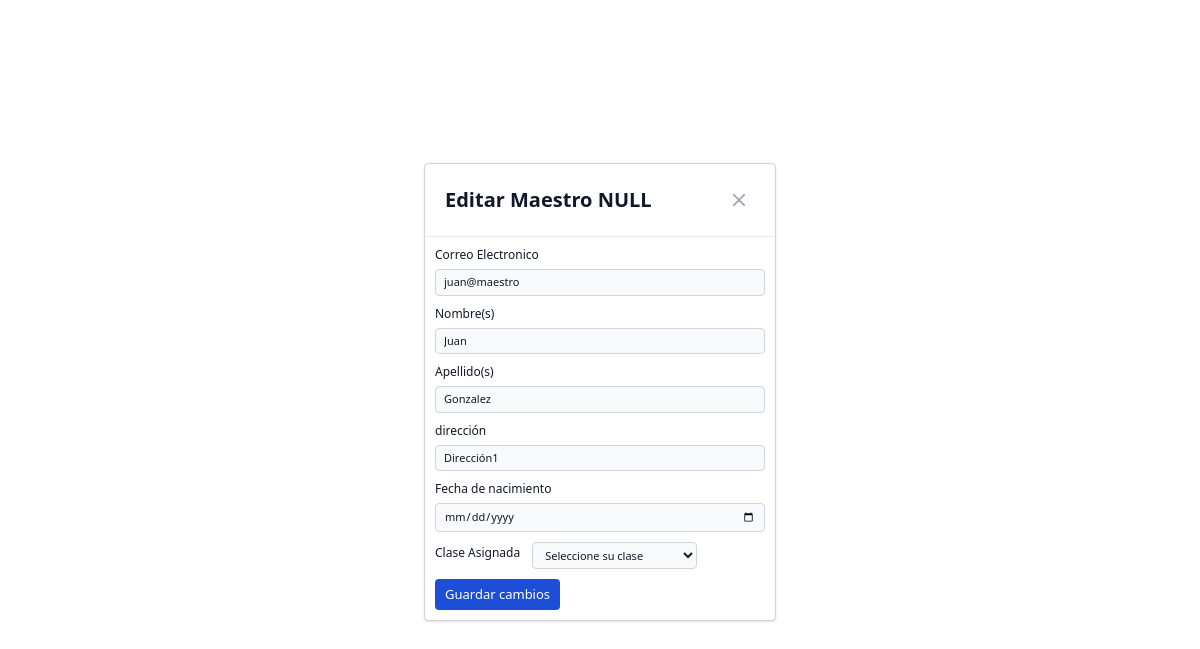
Page /maestros/edit?id=24 on the earlier database version.
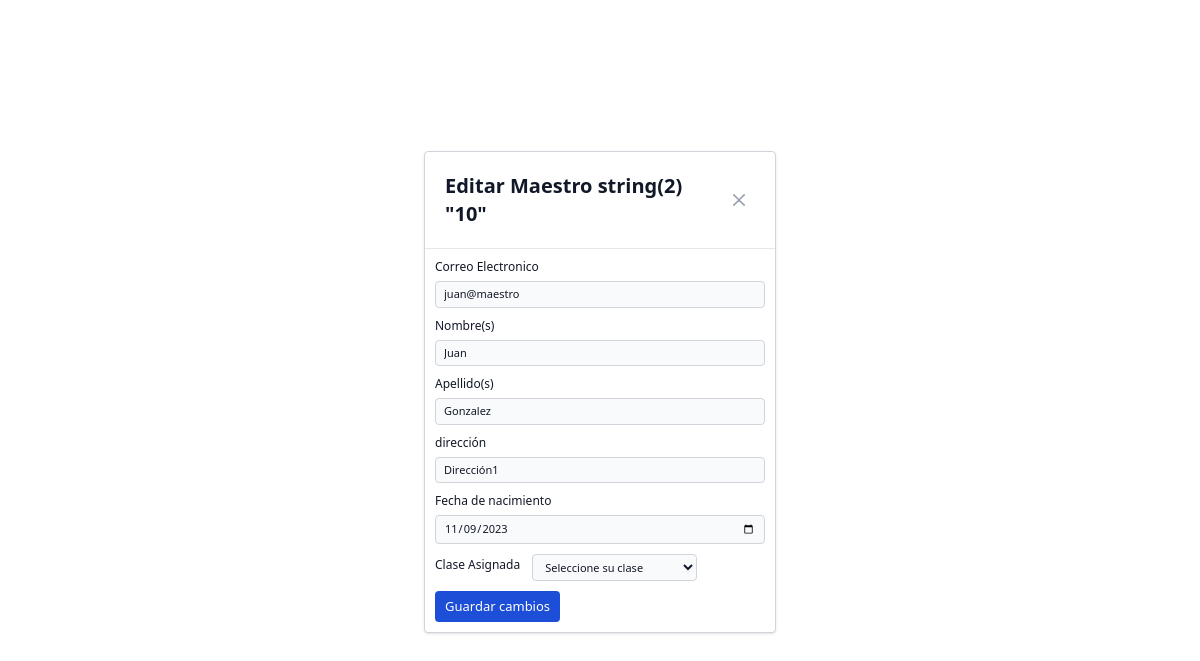
Same page on the later database version.
### tables this page shows
CREATE TABLE `usuarios` (
  `id_usuario` int(11) NOT NULL AUTO_INCREMENT,
  `nombre` varchar(100) DEFAULT NULL,
  `apellido` varchar(100) DEFAULT NULL,
  `dni` varchar(20) DEFAULT NULL,
  `fecha_nacimiento` varchar(50) DEFAULT NULL,
  `direccion` varchar(200) DEFAULT NULL,
  `correo` varchar(220) DEFAULT NULL,
  `contrasena` varchar(255) DEFAULT NULL,
  `rol_id` int(11) DEFAULT NULL,
  `clase_id` int(11) DEFAULT NULL,
  PRIMARY KEY (`id_usuario`),
  UNIQUE KEY `correo` (`correo`),
  KEY `rol_id` (`rol_id`),
  KEY `clase_id` (`clase_id`),
  CONSTRAINT `usuarios_ibfk_1` FOREIGN KEY (`rol_id`) REFERENCES `roles` (`id_rol`),
  CONSTRAINT `usuarios_ibfk_2` FOREIGN KEY (`clase_id`) REFERENCES `clases` (`id`)
);

### Controllers/admin/MaestroController.php (called while the page is built, shortened)
<?php
require_once $_SERVER["DOCUMENT_ROOT"] . "/Models/Model.php";
class MaestroController
{
    protected $model;
    public function __construct()
    {
        $this->model = new User();
    }
    public function edit($id)
    {
        $maestro = $this->model->find($id);
        include $_SERVER["DOCUMENT_ROOT"] . "/views/admin/modalEditMaestro.php";
    }
}

### config/database.php (called while the page is built)
<?php
return [
    "host" => "localhost",
    "dbname" => "university_db",
    "username" => "root",
    "password" => ""
];

### Models/Model.php (called while the page is built, shortened)
<?php
class Model
{
    private $db;
    protected $table;
    public function __construct()
    {
        $config = include($_SERVER["DOCUMENT_ROOT"] . "/config/database.php");
        try {
            $this->db = new mysqli(
                $config["host"],
                $config["username"],
                $config["password"],
                $config["dbname"]
            );
        } catch (mysqli_sql_exception $e) {
            echo "Error: " . $e->getMessage();
        }
    }
    public function find($id)
    {
        $res = $this->db->query("select * from {$this->table} where id_usuario = $id");
        $data = $res->fetch_assoc();
        return $data;
    }
}

### views/admin/modalEditMaestro.php (the view, shortened to what the changed rows need)
<!DOCTYPE html>
<html lang="en">
<head>
    <link href="/public/output.css" rel="stylesheet">
</head>
<body>
    <div class="flex overflow-y-auto overflow-x-hidden fixed top-0 right-0 left-0 z-50 justify-center items-center w-full h-[calc(100%-1rem)] max-h-full">
        <div class="relative p-4 w-full max-w-sm max-h-full">
            <div class="relative bg-white rounded shadow border border-gray-300">
                <div class="flex items-center justify-between p-4 md:p-5 border-b rounded-t">
                    <h3 class="text-xl font-semibold text-gray-900 ">
                        Editar Maestro
                                <?php
                                var_dump($_SESSION["clase_id"]);
                                ?>
                    </h3>
                    <a class="end-2.5 text-gray-400 bg-transparent hover:bg-gray-200 hover:text-gray-900 rounded-lg text-sm w-8 h-8 ms-auto inline-flex justify-center items-center" href="/maestros"><svg class="w-3 h-3" aria-hidden="true" xmlns="http://www.w3.org/2000/svg" fill="none" viewBox="0 0 14 14">
                            <path stroke="currentColor" stroke-linecap="round" stroke-linejoin="round" stroke-width="2" d="m1 1 6 6m0 0 6 6M7 7l6-6M7 7l-6 6" />
                        </svg></a>
                </div>
                <div class="p-2.5">
                    <form class="space-y-2.5" action="/maestros/update" method="post">
                        <div>
                            <label for="email" class="block mb-1.5 text-xs font-medium text-gray-900 ">Correo Electronico</label>
                            <input type="email" name="email" id="email" class="bg-gray-50 border border-gray-300 text-gray-900 text-[11px] rounded focus:ring-blue-500 focus:border-blue-500 block w-full px-2 py-1" value="<?= $maestro["correo"] ?>" required>
                        </div>
                        <div>
                            <label for="nombre" class="block mb-1.5 text-xs font-medium text-gray-900 ">Nombre(s)</label>
                            <input type="text" name="nombre" id="nombre" class="bg-gray-50 border border-gray-300 text-gray-900 text-[11px] rounded focus:ring-blue-500 focus:border-blue-500 block w-full px-2 py-1" value="<?= $maestro["nombre"] ?>" required>
                        </div>
                        <div>
                            <label for="apellido" class="block mb-1.5 text-xs font-medium text-gray-900 ">Apellido(s)</label>
                            <input type="apellido" name="apellido" id="apellido" class="bg-gray-50 border border-gray-300 text-gray-900 text-[11px] rounded focus:ring-blue-500 focus:border-blue-500 block w-full px-2 py-1" value="<?= $maestro["apellido"] ?>" required>
                        </div>
                        <div>
                            <label for="direccion" class="block mb-1.5 text-xs font-medium text-gray-900 ">dirección</label>
                            <input type="direccion" name="direccion" id="direccion" class="bg-gray-50 border border-gray-300 text-gray-900 text-[11px] rounded focus:ring-blue-500 focus:border-blue-500 block w-full px-2 py-1" value="<?= $maestro["direccion"] ?>">
                        </div>
                        <div>
                            <label for="fecha" class="block mb-1.5 text-xs font-medium text-gray-900 ">Fecha de nacimiento</label>
                            <input type="date" name="fecha" id="fecha" class="bg-gray-50 border border-gray-300 text-gray-900 text-[11px] rounded focus:ring-blue-500 focus:border-blue-500 block w-full px-2 py-1" value="<?= $maestro["fecha_nacimiento"] ?>">
                        </div>
                        <div class="flex items-center">
                            <label for="clase" class="block mb-1 text-xs font-medium text-gray-900 mr-3">Clase Asignada</label>
                            <select class="bg-gray-50 border border-gray-300 text-gray-900 text-[11px] rounded focus:ring-blue-500 focus:border-blue-500  w-3/6 px-2 py-1" id="clase" name="clase">
                                <option value="" disabled selected>Seleccione su clase</option>
                            </select>
                        </div>
                        <button type="submit" class="text-white bg-blue-700 hover:bg-blue-800 focus:ring-4 focus:outline-none focus:ring-blue-300 font-normal rounded text-[13px] py-1.5 px-2.5 text-center">Guardar cambios</button>
                    </form>
                </div>
            </div>
        </div>
    </div>
</body>
</html>

### index.php (shortened to what the changed rows need)
<?php
require_once($_SERVER["DOCUMENT_ROOT"] . "/Controllers/admin/AlumnoController.php");
require_once($_SERVER["DOCUMENT_ROOT"] . "/Controllers/admin/MaestroController.php");
$maestroController = new MaestroController();
$route = explode("?", $_SERVER["REQUEST_URI"]);
$method = $_SERVER["REQUEST_METHOD"];
if ($method === "GET") {
    switch ($route[0]) {
        case '/maestros/edit':
            $maestroController->edit($_GET["id"]);
            break;
    }
}

Differences in the rows shown:
changed usuarios "juan@maestro": fecha (not shown) → "11/09/2023"
Other differences:
text no longer shown: "NULL"
text now shown: "string(2) \"10\""
